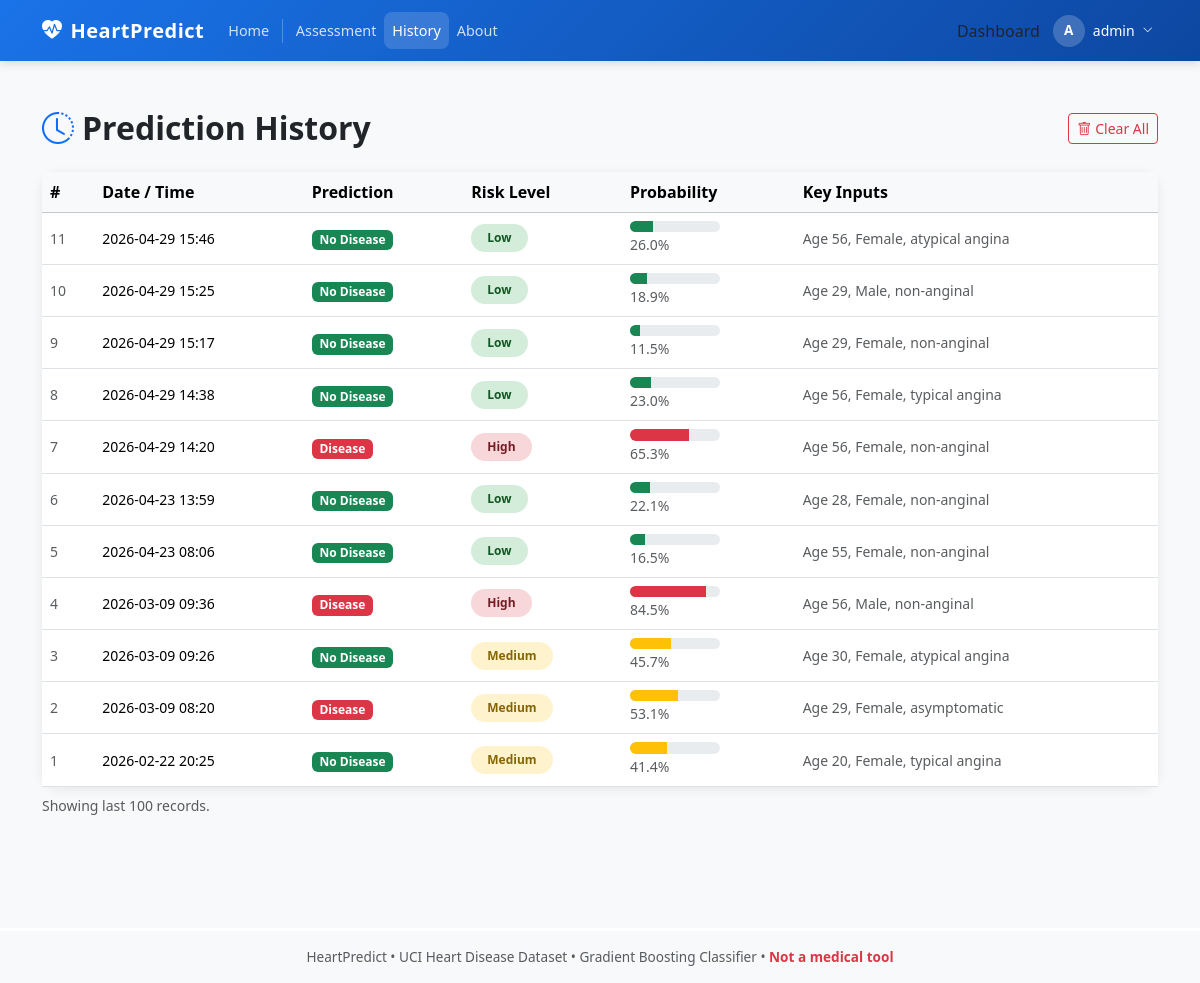
Screenshot of /history (signed in) with the database file from the repository.
### models.py (models this page shows, shortened)
class User(db.Model):
    __tablename__ = "users"
    id           = db.Column(db.Integer, primary_key=True)
    username     = db.Column(db.String(80), unique=True, nullable=False)
    email        = db.Column(db.String(120), unique=True, nullable=False)
    password_hash = db.Column(db.String(256), nullable=False)
    role         = db.Column(db.String(20), nullable=False, default='user')
    status       = db.Column(db.String(20), nullable=False, default='active')
    created_at   = db.Column(db.DateTime, default=datetime.utcnow)
    approved_at  = db.Column(db.DateTime, nullable=True)

class Prediction(db.Model):
    __tablename__ = "predictions"
    id           = db.Column(db.Integer, primary_key=True)
    user_id      = db.Column(db.Integer, db.ForeignKey('users.id'), nullable=True)
    created_at   = db.Column(db.DateTime, default=datetime.utcnow)
    input_data   = db.Column(db.Text, nullable=False)
    prediction   = db.Column(db.Integer, nullable=False)
    probability  = db.Column(db.Float, nullable=False)
    risk_level   = db.Column(db.String(20), nullable=False)
    def to_dict(self):
        import json
        return {
            "id":          self.id,
            "created_at":  self.created_at.strftime("%Y-%m-%d %H:%M"),
            "input_data":  json.loads(self.input_data),
            "prediction":  self.prediction,
            "probability": round(self.probability * 100, 1),
            "risk_level":  self.risk_level,
        }

### app.py (the view)
@app.route("/history")
@login_required
def history():
    if current_user.role == 'admin':
        records = Prediction.query.order_by(Prediction.created_at.desc()).limit(100).all()
    elif current_user.role == 'doctor' and current_user.is_approved_doctor:
        records = Prediction.query.order_by(Prediction.created_at.desc()).limit(100).all()
    else:
        records = Prediction.query.filter_by(user_id=current_user.id).order_by(Prediction.created_at.desc()).limit(100).all()
    return render_template("history.html", records=[r.to_dict() for r in records])

### auth.py (called while the page is built)
@login_manager.user_loader
def load_user(user_id):
    from models import User
    return User.query.get(int(user_id))

### templates/history.html (shortened to what this page needs)
{% extends "base.html" %}
{% block content %}
<div class="container py-5">
  <div class="d-flex justify-content-between align-items-center mb-4">
    <h2 class="fw-bold mb-0">
      <i class="bi bi-clock-history text-primary me-2"></i>Prediction History
    </h2>
    {% if records %}
    <form method="POST" action="{{ url_for('clear_history') }}"
          onsubmit="return confirm('Clear all records?')">
      <button type="submit" class="btn btn-sm btn-outline-danger">
        <i class="bi bi-trash me-1"></i>Clear All
      </button>
    </form>
    {% endif %}
  </div>
  {% if not records %}
    <div class="card text-center p-5 text-muted">
      <i class="bi bi-inbox display-3 mb-3"></i>
      <p class="mb-3">No predictions yet.</p>
      <a href="{{ url_for('predict') }}" class="btn btn-primary">Make First Prediction</a>
    </div>
  {% else %}
    <div class="card">
      <div class="table-responsive">
        <table class="table table-hover align-middle mb-0">
          <thead class="table-light">
            <tr>
              <th>#</th>
              <th>Date / Time</th>
              <th>Prediction</th>
              <th>Risk Level</th>
              <th>Probability</th>
              <th>Key Inputs</th>
            </tr>
          </thead>
          <tbody>
            {% for rec in records %}
            <tr>
              <td class="text-muted small">{{ rec.id }}</td>
              <td class="small">{{ rec.created_at }}</td>
              <td>
                {% if rec.prediction == 1 %}
                  <span class="badge bg-danger">Disease</span>
                {% else %}
                  <span class="badge bg-success">No Disease</span>
                {% endif %}
              </td>
              <td>
                <span class="badge risk-{{ rec.risk_level }} rounded-pill px-3 py-2">
                  {{ rec.risk_level }}
                </span>
              </td>
              <td>
                <div class="progress" style="width:90px; height:.7rem;">
                  <div class="progress-bar
                    {% if rec.risk_level == 'Low' %}bg-success
                    {% elif rec.risk_level == 'Medium' %}bg-warning
                    {% else %}bg-danger{% endif %}"
                    style="width:{{ rec.probability }}%">
                  </div>
                </div>
                <small class="text-muted">{{ rec.probability }}%</small>
              </td>
              <td class="small text-muted">
                Age {{ rec.input_data.age }},
                {{ rec.input_data.sex }},
                {{ rec.input_data.cp }}
              </td>
            </tr>
            {% endfor %}
          </tbody>
        </table>
      </div>
    </div>
    <p class="text-muted small mt-2">Showing last 100 records.</p>
  {% endif %}
</div>
{% endblock %}

### templates/base.html (shortened to what this page needs)
<!DOCTYPE html>
<html lang="en">
<head>
  <link href="https://cdn.jsdelivr.net/npm/bootstrap@5.3.3/dist/css/bootstrap.min.css"
        rel="stylesheet"/>
  <link href="https://cdn.jsdelivr.net/npm/bootstrap-icons@1.11.3/font/bootstrap-icons.css"
        rel="stylesheet"/>
</head>
<body>
<nav class="navbar navbar-expand-lg navbar-dark">
  <div class="container">
    <a href="{{ url_for('index') }}" class="navbar-brand d-flex align-items-center gap-2">
      <i class="bi bi-heart-pulse-fill"></i>
      <span>HeartPredict</span>
    </a>
    <div class="collapse navbar-collapse" id="navMenu">
      <ul class="navbar-nav me-auto">
        <li class="nav-item">
          <a class="nav-link {% if request.endpoint == 'index' %}active{% endif %}"
             href="{{ url_for('index') }}">
            Home
          </a>
        </li>
        {% if current_user.is_authenticated %}
        <li class="nav-item">
          <a class="nav-link {% if request.endpoint == 'predict' %}active{% endif %}"
             href="{{ url_for('predict') }}">
            Assessment
          </a>
        </li>
        <li class="nav-item">
          <a class="nav-link {% if request.endpoint == 'history' %}active{% endif %}"
             href="{{ url_for('history') }}">
            History
          </a>
        </li>
        <li class="nav-item">
          <a class="nav-link {% if request.endpoint == 'about' %}active{% endif %}"
             href="{{ url_for('about') }}">
            About
          </a>
        </li>
        {% endif %}
      </ul>
      {% if current_user.is_authenticated %}
      <div class="d-flex align-items-center gap-2">
        <a href="{{ url_for('dashboard.redirect_dashboard') }}"
           class="nav-link d-none d-lg-block">
          Dashboard
        </a>
        <div class="dropdown">
          <button class="btn btn-link text-white text-decoration-none d-flex align-items-center gap-2 p-1"
                  data-bs-toggle="dropdown" aria-expanded="false">
            <div class="user-avatar">
              {{ current_user.username[0] | upper }}
            </div>
            <span class="d-none d-sm-inline small">{{ current_user.username }}</span>
            <i class="bi bi-chevron-down" style="font-size:0.65rem"></i>
          </button>
        </div>
      </div>
      {% else %}
      <div class="d-flex gap-2">
        <a href="{{ url_for('auth.login') }}" class="btn btn-nav-login">Login</a>
        <a href="{{ url_for('auth.register') }}" class="btn btn-light btn-sm px-3" style="border-radius:0.5rem;font-weight:500">Register</a>
      </div>
      {% endif %}
    </div>
  </div>
</nav>
<main class="pb-5">
  {% block content %}{% endblock %}
</main>
<footer class="bg-light py-3 text-center text-muted" style="border-top: 3px solid #fff;">
  <div class="container">
    <p class="mb-0">
      HeartPredict &bull; UCI Heart Disease Dataset &bull; Gradient Boosting Classifier
      &bull; <span class="text-danger fw-semibold">Not a medical tool</span>
    </p>
  </div>
</footer>
</body>
</html>

### templates/base.html (style rules this page uses)
:root { --primary-color: #1a73e8; --primary-dark: #0d47a1; --accent-red: #c62828; }
body { background: #f8f9fa; }
.card { border: none; border-radius: 1rem; box-shadow: 0 2px 12px rgba(0,0,0,.08); }
.risk-Low { background: #d4edda; color: #155724; }
.risk-Medium { background: #fff3cd; color: #856404; }
.risk-High { background: #f8d7da; color: #721c24; }
footer { background: #fff; border-top: 3px solid #fff; font-size: .85rem; }
.navbar { background: linear-gradient(135deg, var(--primary-color) 0%, var(--primary-dark) 100%); box-shadow: 0 2px 10px rgba(0,0,0,0.15); padding: 0.6rem 0; }
.navbar-brand { font-weight: 700; letter-spacing: 0.5px; }
.navbar-nav .nav-link { font-weight: 500; color: rgba(255,255,255,0.8); padding: 0.5rem 0.85rem; border-radius: 0.5rem; transition: all 0.2s; font-size: 0.9rem; }
.navbar-nav .nav-link:hover, .navbar-nav .nav-link.active { background: rgba(255,255,255,0.15); color: #fff; }
.user-avatar { width: 32px; height: 32px; background: rgba(255,255,255,0.2); border-radius: 50%; display: flex; align-items: center; justify-content: center; font-size: 0.85rem; font-weight: 600; color: #fff; }

### rows the page displays
User: username "A", username "admin"
Prediction: id "11", created_at "2026-04-29 15:46", shows "No Disease", risk_level "Low", probability "26.0", input_data.age "56", input_data.sex "Female", input_data.cp "atypical angina"
Prediction: id "10", created_at "2026-04-29 15:25", shows "No Disease", risk_level "Low", probability "18.9", input_data.age "29", input_data.sex "Male", input_data.cp "non-anginal"
Prediction: id "9", created_at "2026-04-29 15:17", shows "No Disease", risk_level "Low", probability "11.5", input_data.age "29", input_data.sex "Female", input_data.cp "non-anginal"
Prediction: id "8", created_at "2026-04-29 14:38", shows "No Disease", risk_level "Low", probability "23.0", input_data.age "56", input_data.sex "Female", input_data.cp "typical angina"
Prediction: id "7", created_at "2026-04-29 14:20", shows "Disease", risk_level "High", probability "65.3", input_data.age "56", input_data.sex "Female", input_data.cp "non-anginal"
Prediction: id "6", created_at "2026-04-23 13:59", shows "No Disease", risk_level "Low", probability "22.1", input_data.age "28", input_data.sex "Female", input_data.cp "non-anginal"
Prediction: id "5", created_at "2026-04-23 08:06", shows "No Disease", risk_level "Low", probability "16.5", input_data.age "55", input_data.sex "Female", input_data.cp "non-anginal"
Prediction: id "4", created_at "2026-03-09 09:36", shows "Disease", risk_level "High", probability "84.5", input_data.age "56", input_data.sex "Male", input_data.cp "non-anginal"
Prediction: id "3", created_at "2026-03-09 09:26", shows "No Disease", risk_level "Medium", probability "45.7", input_data.age "30", input_data.sex "Female", input_data.cp "atypical angina"
Prediction: id "2", created_at "2026-03-09 08:20", shows "Disease", risk_level "Medium", probability "53.1", input_data.age "29", input_data.sex "Female", input_data.cp "asymptomatic"
Prediction: id "1", created_at "2026-02-22 20:25", shows "No Disease", risk_level "Medium", probability "41.4", input_data.age "20", input_data.sex "Female", input_data.cp "typical angina"
